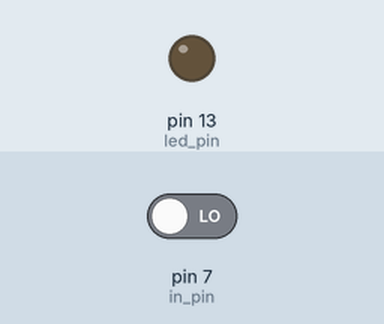
Bench run of a sketch on a simulated Arduino Uno, built with avr-gcc and run on an emulated ATmega328P. Parts: output pins drawn as LEDs (lit = HIGH). Inputs (shaded band) come from the test bench; at power-on: pin 7 (in_pin) LOW.

Above: at 1.2 s.
1.3 s: pin 7 (in_pin) driven HIGH
At 1.8 s:
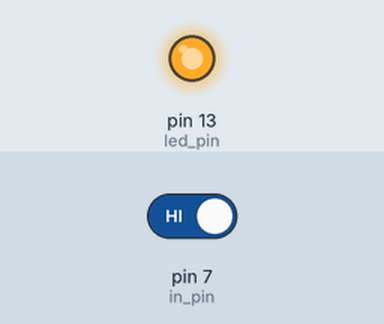
2.8 s: pin 7 (in_pin) driven LOW
At 4.1 s:
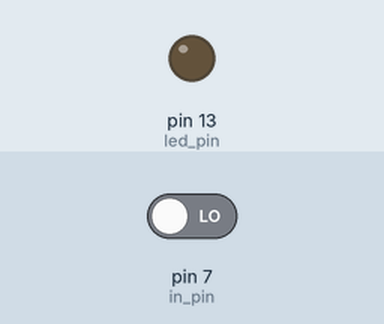
Timing chart, 0 to 5.8 s (numbered marks = the images above; inputs shaded):
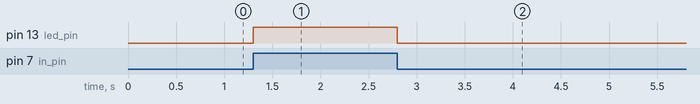

The sketch:

hola_mundo.ino
```cpp
int led_pin = 13;
int in_pin = 7;
int val = 0;

void setup() {
  pinMode(led_pin, OUTPUT);
  pinMode(in_pin, INPUT);
}

void loop() {
  val = digitalRead(in_pin);
  digitalWrite(led_pin, val);
}
```

Measured:
- after the input at 1.3 s, pin 13 (led_pin): LOW → HIGH at once
- after the input at 2.8 s, pin 13 (led_pin): HIGH → LOW at once
